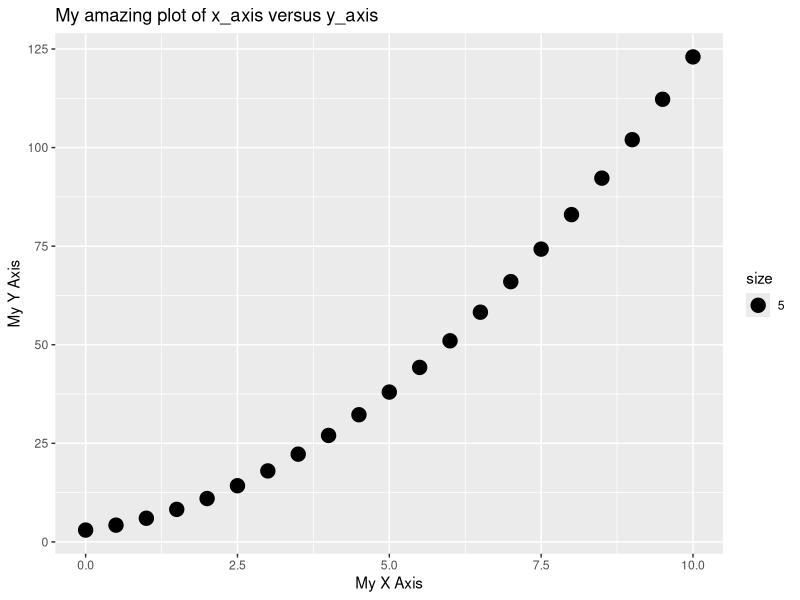

Recreate this plot in R.
## ---- chunk 1
x <- 1:5
y <- mean(x)
## ---- chunk 2

sec_per_min <- 60
sec_per_hour <- sec_per_min * 60
sec_per_day = sec_per_hour * 24
## ---- chunk 3
x_axis <- seq(0, 10, by = 0.5)
## ---- chunk 4
y_axis <- (x_axis)^2 + 2*(x_axis) + 3
## ---- chunk 5
ggplot2::qplot(x_axis, y_axis,
                 main = "My amazing plot of x_axis versus y_axis",
                 xlab = "My X Axis",
                 ylab = "My Y Axis",
                 size = 5
)
